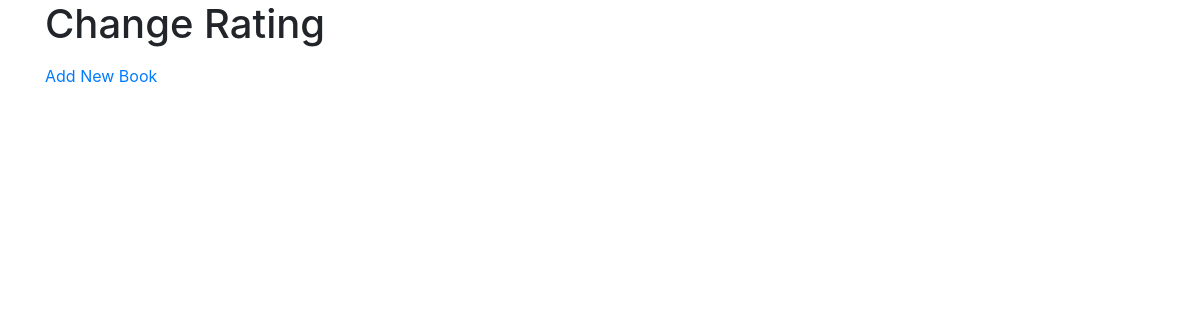
The page /edit/8 on the database as committed earlier.
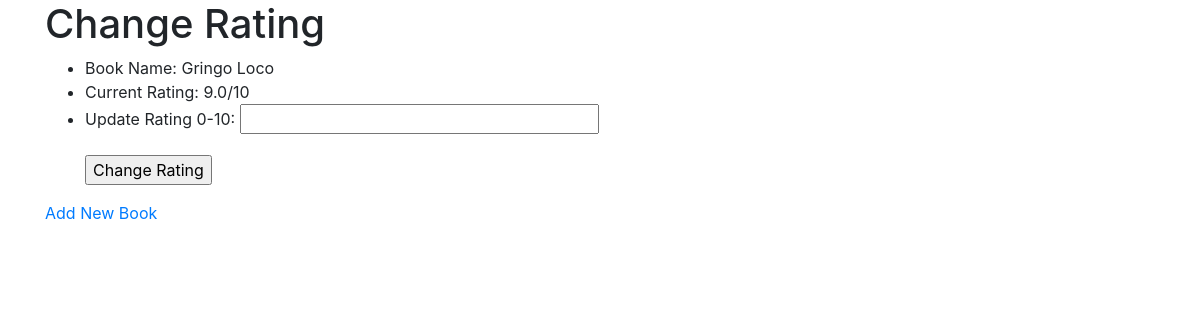
The same page on the database as committed later.
### main.py (models this page shows, shortened)
class Book(db.Model):
    id: Mapped[int] = mapped_column(Integer, primary_key=True)
    title: Mapped[str] = mapped_column(String(250), unique=True, nullable=False)
    author: Mapped[str] = mapped_column(String(250), nullable=False)
    rating: Mapped[float] = mapped_column(Float, nullable=False)

### main.py (the view)
@app.route("/edit/<int:book_id>", methods=["GET", "POST"])
def edit(book_id):
    with app.app_context():
        books = db.session.execute(db.select(Book).order_by(Book.title)).scalars().all()
    edit_form = EditRatingForm()
    if edit_form.validate_on_submit():
        with app.app_context():
            book_to_update = db.session.execute(db.select(Book).where(Book.id == book_id)).scalar()
            book_to_update.rating = edit_form["edit_rating"].data
            db.session.commit()
        return redirect(url_for("home"))
    return render_template("edit.html", form=edit_form, all_books=books, book_id=book_id)

### main.py
class EditRatingForm(FlaskForm):
    edit_rating = FloatField('Update Rating 0-10:',
                          validators=[InputRequired(),
                                      NumberRange(min=0, max=10)])
    submit = SubmitField('Change Rating')

### templates/edit.html (shortened to what this page needs)
{% extends 'base.html' %}
{% block content %}
<div class="container">
  <div class="row">
    <div class="col-sm-12 col-md-8">
    <h1>Change Rating</h1>
    <ul>
        {% for book in all_books %}
            {% if book.id == book_id %}
            <li>Book Name: {{ book.title }} </li>
            <li>Current Rating: {{ book.rating }}/10 </li>
            <li>
                <form action="{{ url_for('edit', book_id=book.id) }}" method="POST" novalidate>
                <p>{{ form.edit_rating.label }} {{ form.edit_rating(size=30) }}
                </p>
                {{ form.submit }}
                </form>
            </li>
            {% endif %}
        {% endfor %}
    </ul>
    <a href="/add">Add New Book</a>
    </div>
  </div>
</div>
{% endblock %}

Rows that differ between the two databases and show on the page:
added Book: title "Gringo Loco", rating "9.0", edit_rating.label "Update Rating 0-10:"
